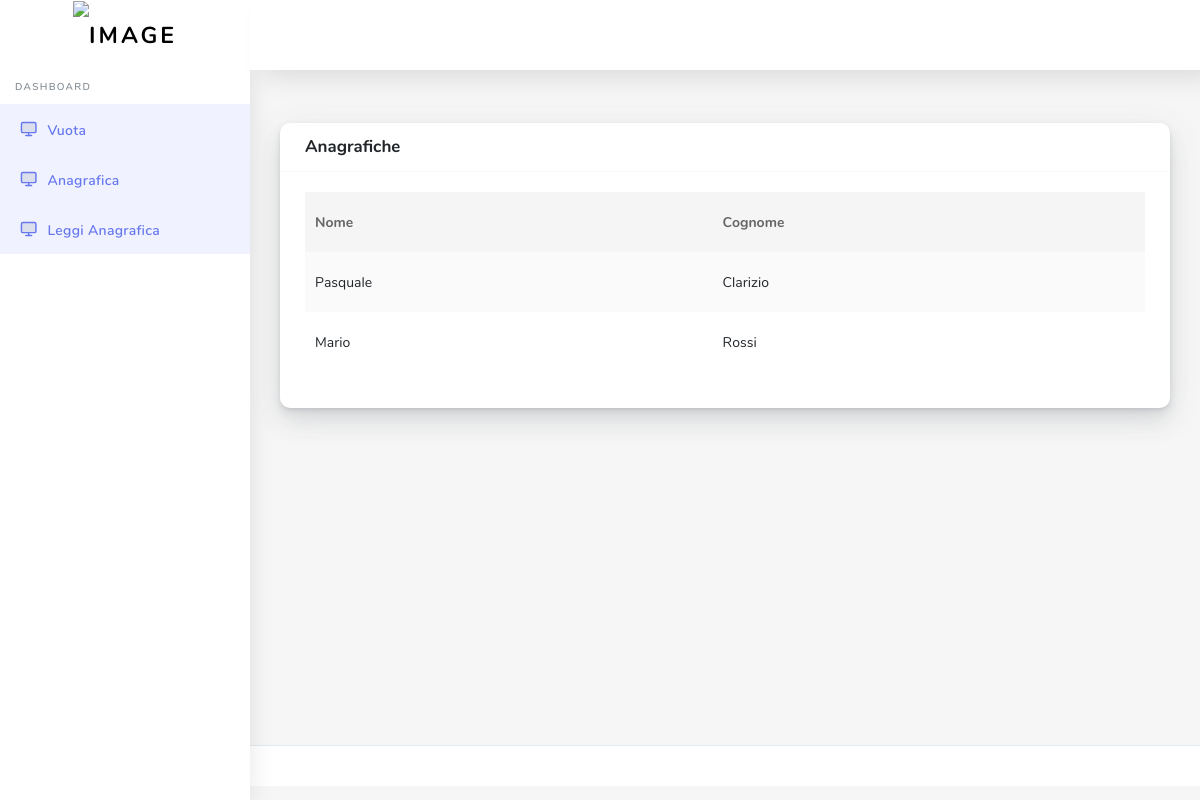
The page /anagrafiche/ on the database as committed earlier.
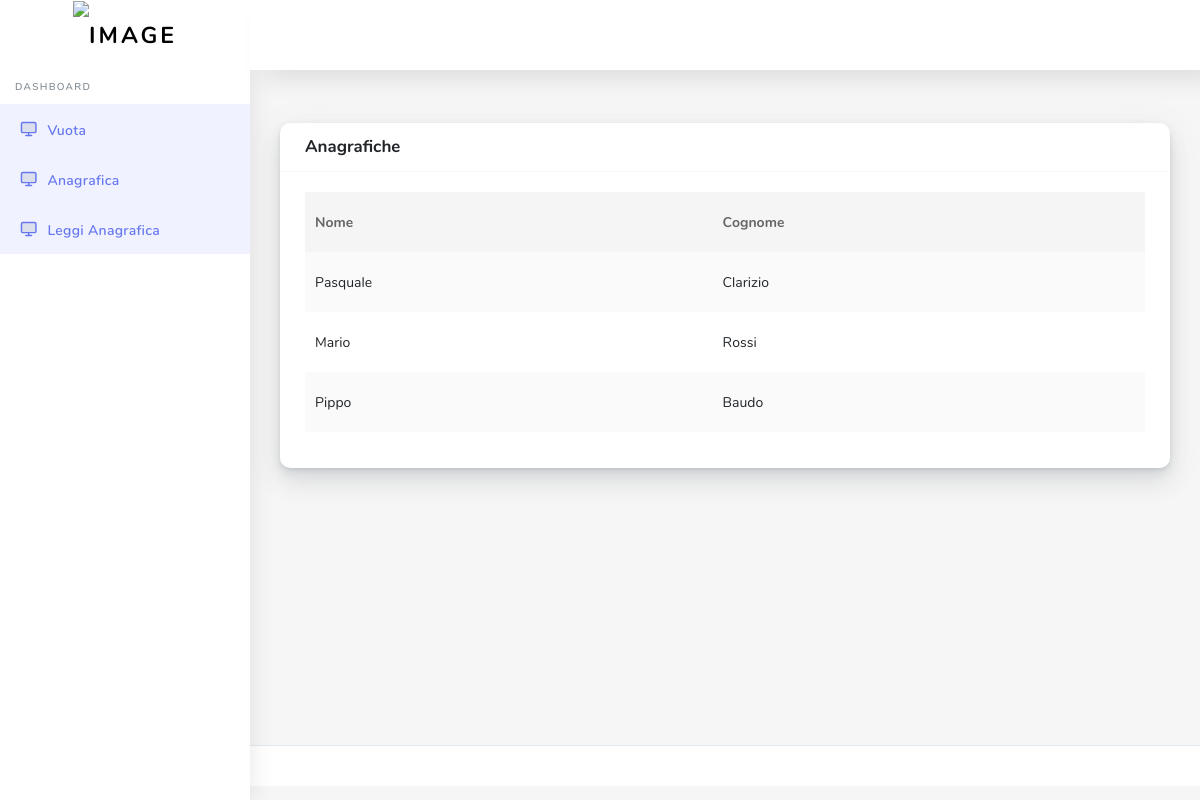
The same page on the database as committed later.
### nuova_app/models.py (models this page shows, shortened)
class Anagrafica(models.Model):
    nome = models.CharField(max_length=30, blank=True, null=True)
    cognome = models.CharField(max_length=30, blank=True, null=True)
    class Meta:
        verbose_name = "Anagrafica"
        verbose_name_plural = "Anagrafiche"

### nuova_app/views.py (the view)
# urls.py: path('anagrafiche/', AnagraficaListView.as_view(), name='lista_anagrafiche'),
class AnagraficaListView(ListView):
    model = Anagrafica
    template_name = 'nuova_app/mostra_lista.html'
    context_object_name = 'anagrafiche'

### nuova_app/templates/nuova_app/mostra_lista.html
{% extends 'base1.html' %}
{% load static %}
{% block lista %}
<div class="col-xl-12 col-lg-6 col-md-6 col-sm-6 col-xs-12">
    <div class="card">
        <div class="card-header">
            <h4>Anagrafiche</h4>
        </div>
        <div class="card-body">
            <div class="table-responsive">
                <table class="table table-striped">
                    <thead>
                        <tr>
                            <th>Nome</th>
                            <th>Cognome</th>
                        </tr>
                    </thead>
                    <tbody>
                        {% for anagrafica in anagrafiche %}
                        <tr>
                            <td>{{ anagrafica.nome }}</td>
                            <td>{{ anagrafica.cognome }}</td>
                        </tr>
                        {% endfor %}
                    </tbody>
                </table>
            </div>
        </div>
    </div>
</div>
{% endblock lista %}

### templates/base1.html (shortened to what this page needs)
{% load static %}
<!DOCTYPE html>
<html lang="it">
<head>
  <link rel="stylesheet" href="{% static 'css/app.min.css' %}">
  <link rel="stylesheet" href="{% static 'css/style.css' %}">
  <link rel="stylesheet" href="{% static 'jquery-selectric/selectric.css' %}">
  <link rel="stylesheet" href="{% static 'select2/dist/css/select2.min.css' %}">
</head>
<body>
  <div id="app">
    <div class="main-wrapper main-wrapper-1">
      <div class="navbar-bg"></div>
      <nav class="navbar navbar-expand-lg main-navbar sticky">
      </nav>
      <div class="main-sidebar sidebar-style-2">
        <aside id="sidebar-wrapper">
          <div class="sidebar-brand">
            <a href="{% url 'homepage' %}"> <img alt="image" src="" class="header-logo" />
            </a>
          </div>
          <ul class="sidebar-menu">
            <li class="menu-header">Dashboard</li>
            <li class="dropdown active">
              <a href="{% url 'homepage' %}" class="nav-link"><i data-feather="monitor"></i><span>Vuota</span></a>
            </li>
            <li class="dropdown active">
              <a href="{% url 'anagrafica' %}" class="nav-link"><i data-feather="monitor"></i><span>Anagrafica</span></a>
            </li>
            <li class="dropdown active">
              <a href="{% url 'lista_anagrafiche' %}" class="nav-link"><i data-feather="monitor"></i><span>Leggi Anagrafica</span></a>
            </li>
          </ul>
        </aside>
      </div>
      <div class="main-content">
        <section class="section">
          <div class="row ">
            {% block lista %}
            {% endblock lista %}
                  </div>
                </div>
              </div>
            </div>
      <footer class="main-footer">
      </footer>
</body>
</html>

Rows that differ between the two databases and show on the page:
added Anagrafica: nome "Pippo", cognome "Baudo"
